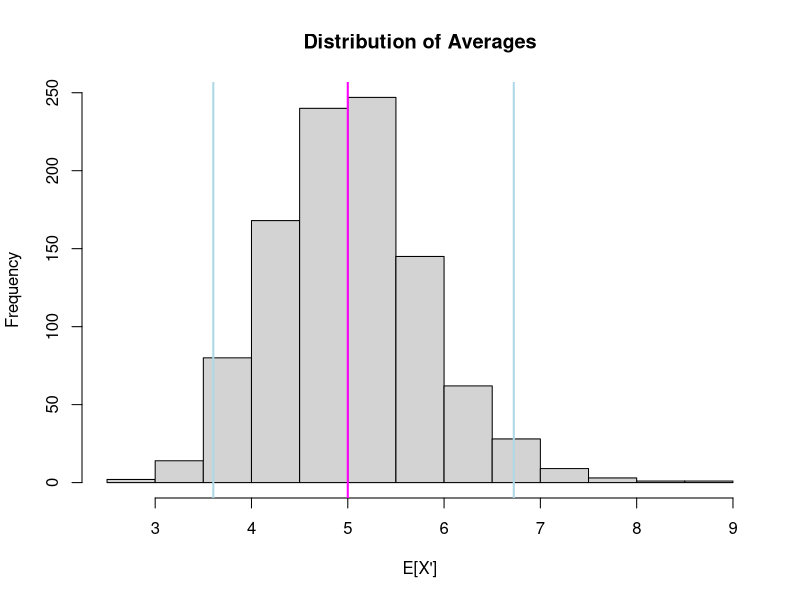
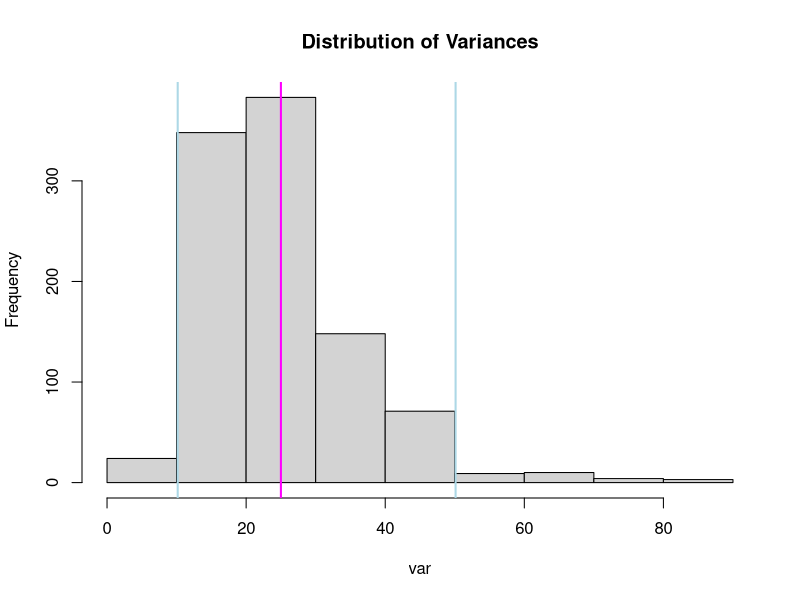
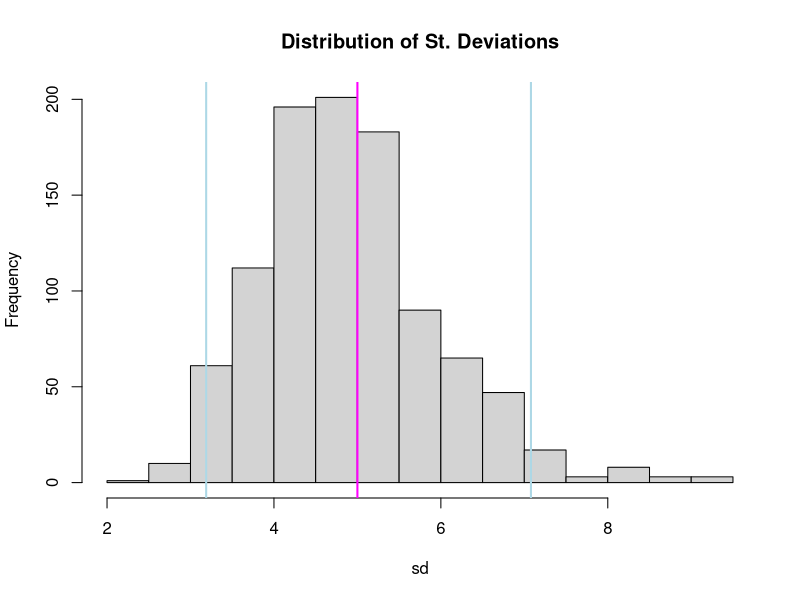
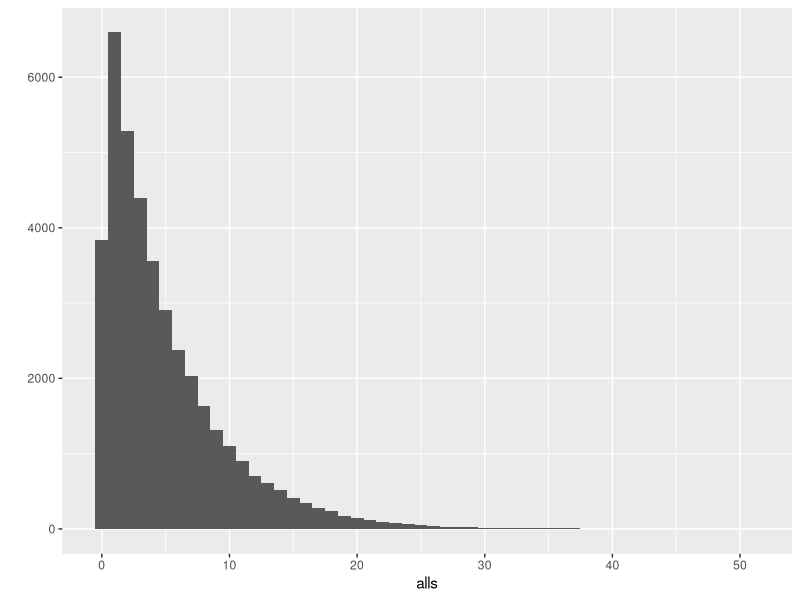
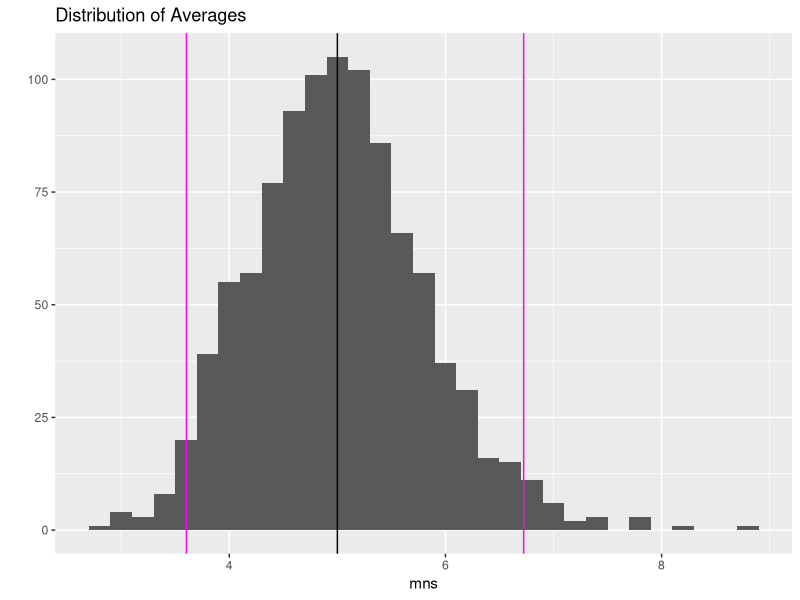

The R script that drew these images, in order:
## ---- chunk 1
library(ggplot2)

## ---- chunk 2
set.seed(121212)
my_lambda <- 0.2
my_n <- 40
nsim <- 1000

samples <- matrix(nrow = 40, ncol = 1000)
for(i in 1:1000) samples[,i] = rexp(my_n, my_lambda)
## ---- chunk 3
mns <- apply(samples, 2, mean)

sdevs <- apply(samples, 2, sd)

vars <- apply(samples, 2, var)
## ---- chunk 4
hist(mns, main = "Distribution of Averages",
     xlab = "E[X']")
abline(v = 5, col = "magenta", lwd = 2)
abline(v = quantile(mns, c(.025, .975)), col = "lightblue", lwd = 2)
## ---- chunk 5
quantile(mns, c(.025, .975))
## ---- chunk 6
hist(vars, main = "Distribution of Variances",
     xlab = "var")
abline(v = 25, col = "magenta", lwd = 2)
abline(v = quantile(vars, c(.025,.975)), col = "lightblue", lwd = 2)
## ---- chunk 7
hist(sdevs, main = "Distribution of St. Deviations",
     xlab = "sd")
abline(v = 5, col = "magenta", lwd = 2)
abline(v = quantile(sdevs, c(.025,.975)), col = "lightblue", lwd = 2)
## ---- chunk 8
alls <- NULL
for(i in 1:40) {
        alls <- c(alls, samples[i, ])
}
qplot(alls, binwidth = 1)
## ---- chunk 9
g <- qplot(mns, binwidth = .2)
g <- g + geom_vline(xintercept = 5)
g <- g + geom_vline(xintercept = quantile(mns, c(.025, .975)), col = "magenta")
g <- g + ggtitle("Distribution of Averages")
g

